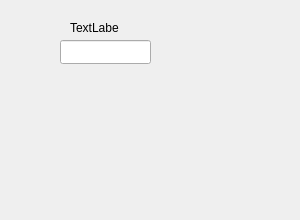
<?xml version="1.0" encoding="UTF-8"?>
<ui version="4.0">
 <class>PointCalculator</class>
 <widget class="QWidget" name="PointCalculator">
  <property name="geometry">
   <rect>
    <x>0</x>
    <y>0</y>
    <width>300</width>
    <height>220</height>
   </rect>
  </property>
  <property name="windowTitle">
   <string>Form</string>
  </property>
  <widget class="QLineEdit" name="lineEdit">
   <property name="geometry">
    <rect>
     <x>60</x>
     <y>40</y>
     <width>91</width>
     <height>24</height>
    </rect>
   </property>
  </widget>
  <widget class="QLabel" name="label">
   <property name="geometry">
    <rect>
     <x>70</x>
     <y>20</y>
     <width>49</width>
     <height>16</height>
    </rect>
   </property>
   <property name="text">
    <string>TextLabel</string>
   </property>
  </widget>
 </widget>
 <resources/>
 <connections/>
</ui>
